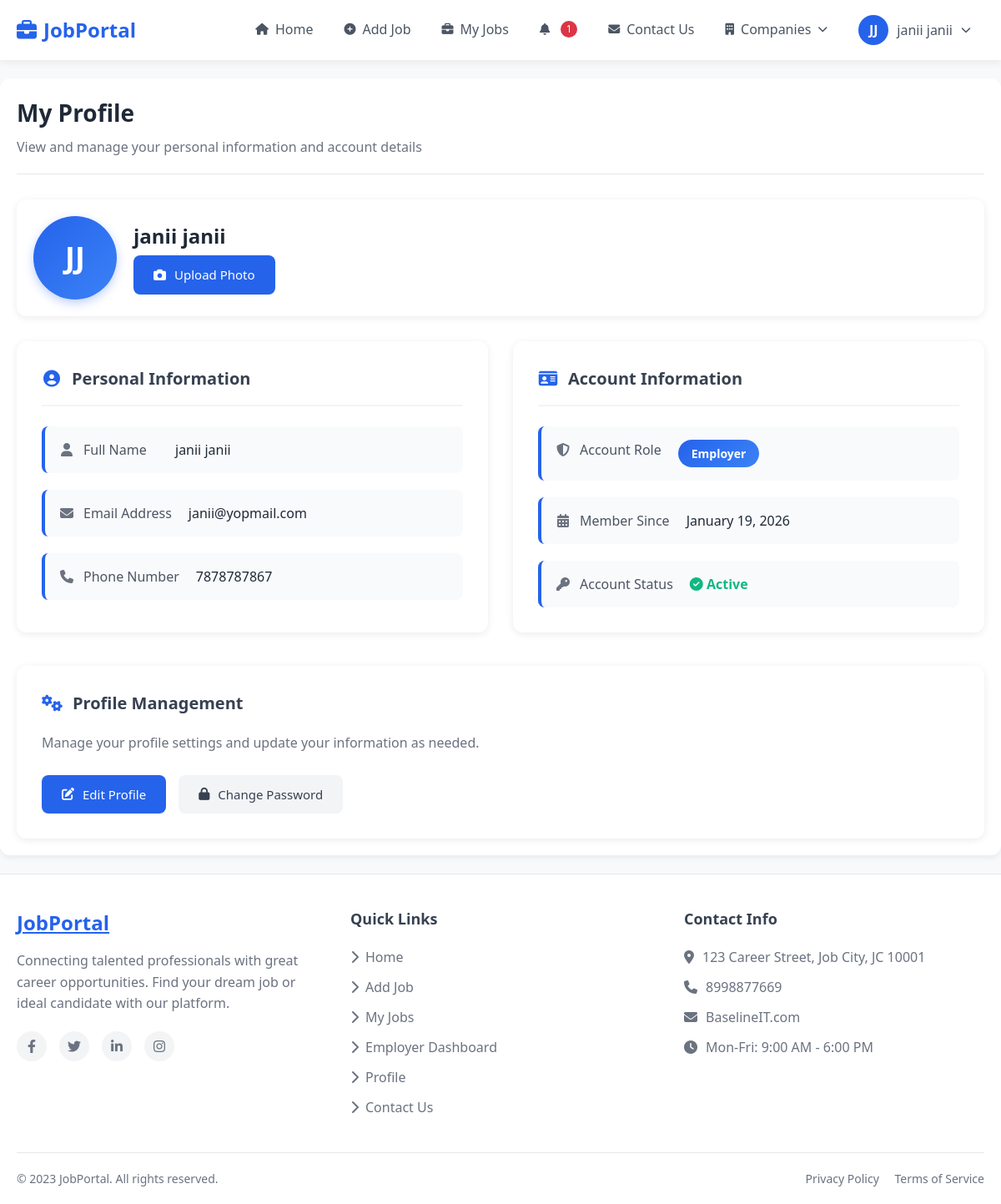
Page /accounts/profile/ (signed in) on the committed database.
### accounts/models.py (models this page shows)
class User(AbstractUser):
    ROLE_CHOICES = (
        ('admin', 'Admin'),
        ('jobseeker', 'Job Seeker'),
        ('employer', 'Employer'),
    )
    email = models.EmailField(unique=True)
    phone = models.CharField(max_length=15)
    role = models.CharField(max_length=20, choices=ROLE_CHOICES)
    is_email_verified = models.BooleanField(default=False)
    otp = models.CharField(max_length=6, blank=True, null=True)
    profile_image = models.ImageField(
        upload_to='profile_images/',
        blank=True,
        null=True
    )
    USERNAME_FIELD = 'email'
    REQUIRED_FIELDS = ['username']

### accounts/views.py (the view)
# urls.py: path('profile/', profile_view, name='profile'),
@login_required
def profile_view(request):
    return render(request, 'accounts/profile.html')

### templates/accounts/profile.html (shortened to what this page needs)
{% extends 'base.html' %}
{% block content %}
<div class="profile-container">
    <div class="profile-header">
        <h2>My Profile</h2>
        <p>View and manage your personal information and account details</p>
    </div>
        <div class="profile-avatar-section">
        <div>
            {% if request.user.profile_image %}
                <img src="{{ request.user.profile_image.url }}"
                    class="avatar-large"
                    style="object-fit: cover;">
            {% else %}
                <div class="avatar-large">
                    {{ request.user.first_name|first|upper }}{{ request.user.last_name|first|upper }}
                </div>
            {% endif %}
        </div>
        <div class="avatar-info">
            <h3>{{ request.user.first_name }} {{ request.user.last_name }}</h3>
            <form method="POST"
                action="{% url 'upload_profile_image' %}"
                enctype="multipart/form-data">
                <label for="profileImageInput" class="btn btn-primary">
                    <i class="fas fa-camera"></i> Upload Photo
                </label>
            </form>
        </div>
    </div>
    <div class="profile-content">
        <div class="profile-card personal-info-card">
            <div class="card-title">
                <i class="fas fa-user-circle"></i>
                Personal Information
            </div>
            <div class="info-item">
                <div class="info-label">
                    <i class="fas fa-user"></i>
                    Full Name
                </div>
                <div class="info-value">
                    {{ request.user.first_name }} {{ request.user.last_name }}
                </div>
            </div>
            <div class="info-item">
                <div class="info-label">
                    <i class="fas fa-envelope"></i>
                    Email Address
                </div>
                <div class="info-value">
                    {{ request.user.email }}
                </div>
            </div>
            <div class="info-item">
                <div class="info-label">
                    <i class="fas fa-phone"></i>
                    Phone Number
                </div>
                <div class="info-value">
                    {{ request.user.phone|default:"Not provided" }}
                </div>
            </div>
        </div>
        <div class="profile-card account-info-card">
            <div class="card-title">
                <i class="fas fa-id-card"></i>
                Account Information
            </div>
            <div class="info-item">
                <div class="info-label">
                    <i class="fas fa-shield-alt"></i>
                    Account Role
                </div>
                <div class="info-value">
                    <span class="role-badge">
                        {{ request.user.role }}
                    </span>
                </div>
            </div>
            <div class="info-item">
                <div class="info-label">
                    <i class="fas fa-calendar-alt"></i>
                    Member Since
                </div>
                <div class="info-value">
                    {% if request.user.date_joined %}
                        {{ request.user.date_joined|date:"F j, Y" }}
                    {% else %}
                        Not available
                    {% endif %}
                </div>
            </div>
            <div class="info-item">
                <div class="info-label">
                    <i class="fas fa-key"></i>
                    Account Status
                </div>
                <div class="info-value">
                    <span style="color: #10b981; font-weight: 600;">
                        <i class="fas fa-check-circle"></i> Active
                    </span>
                </div>
            </div>
        </div>
    </div>
    <div class="profile-actions">
        <div class="actions-title">
            <i class="fas fa-cogs"></i>
            Profile Management
        </div>
        <p style="color: #6b7280; margin-bottom: 20px; line-height: 1.6;">
            Manage your profile settings and update your information as needed.
        </p>
        <div class="action-buttons">
            <a href="/accounts/profile/edit/" class="btn btn-primary">
                <i class="fas fa-edit"></i>
                Edit Profile
            </a>
            <a href="/accounts/password/change/" class="btn btn-secondary">
                <i class="fas fa-lock"></i>
                Change Password
            </a>
        </div>
    </div>
</div>
{% endblock %}

### templates/base.html (shortened to what this page needs)
<!DOCTYPE html>
<html lang="en">
<head>
    <link rel="stylesheet" href="https://cdnjs.cloudflare.com/ajax/libs/font-awesome/6.4.0/css/all.min.css">
</head>
<body class="{% if user.is_authenticated and user.is_superuser %}admin-logged-in{% endif %}">
    {% if not user.is_authenticated or not user.is_superuser %}
    <nav class="navbar">
        <div class="nav-container">
            <a href="/" class="logo">
                <i class="fas fa-briefcase logo-icon"></i>
                <span>JobPortal</span>
            </a>
            <ul class="nav-menu" id="navMenu">
                <li class="nav-item">
                    <a href="/" class="nav-link">
                        <i class="fas fa-home"></i>
                        <span>Home</span>
                    </a>
                </li>
                {% if user.is_authenticated %}
                    {% if user.role == 'job_seeker' %}
                    <li class="nav-item">
                        <a href="/applications/status/" class="nav-link">
                            <i class="fas fa-clipboard-check"></i>
                            <span>Applied Jobs</span>
                        </a>
                    </li>
                    <li class="nav-item">
                        <a href="/aboutus/" class="nav-link">
                            <i class="fas fa-info-circle"></i>
                            <span>About Us</span>
                        </a>
                    </li>
                    {% elif user.role == 'employer' %}
                    <li class="nav-item">
                        <a href="/jobs/post/" class="nav-link">
                            <i class="fas fa-plus-circle"></i>
                            <span>Add Job</span>
                        </a>
                    </li>
                    <li class="nav-item">
                        <a href="/jobs/my_jobs/" class="nav-link">
                            <i class="fas fa-briefcase"></i>
                            <span>My Jobs</span>
                        </a>
                    </li>
                    {% endif %}
                    {% if user.role == 'employer' %}
                    <li class="nav-item">
                        <a href="/applications/notifications/" class="nav-link" title="Notifications">
                            <i class="fas fa-bell"></i>
                            {% if notif_count > 0 %}
                            <span class="notification-badge">{{ notif_count }}</span>
                            {% endif %}
                        </a>
                    </li>
                    {% endif %}
                {% endif %}
                {% if user.is_authenticated %}
                <li class="nav-item">
                    <a href="/applications/contactus/" class="nav-link">
                        <i class="fas fa-envelope"></i>
                        <span>Contact Us</span>
                    </a>
                </li>
                {% endif %}
                <li class="nav-item user-dropdown">
                <a href="#" class="nav-link">
                    <i class="fas fa-building"></i>
                    <span>Companies</span>
                    <i class="fas fa-chevron-down" style="font-size:12px;"></i>
                </a>
            </li>
                {% if user.is_authenticated %}
                <li class="nav-item user-dropdown">
                    <div class="user-toggle">
                        <div class="user-avatar">
                            {{ user.first_name|first|upper }}{{ user.last_name|first|upper }}
                        </div>
                        <span>{{ user.first_name }} {{ user.last_name }}</span>
                        <i class="fas fa-chevron-down" style="font-size: 12px;"></i>
                    </div>
                </li>
                {% endif %}
            </ul>
        </div>
    </nav>
    {% endif %}
    <div class="container mt-4">
        {% block content %}{% endblock %}
    </div>
    <footer class="footer">
        <div class="footer-container">
            <div class="footer-content">
                <div class="footer-section">
                    <a href="/" class="footer-logo">JobPortal</a>
                    <p class="footer-about">
                        Connecting talented professionals with great career opportunities.
                        Find your dream job or ideal candidate with our platform.
                    </p>
                    <div class="social-icons">
                        <a href="#" class="social-icon">
                            <i class="fab fa-facebook-f"></i>
                        </a>
                        <a href="#" class="social-icon">
                            <i class="fab fa-twitter"></i>
                        </a>
                        <a href="#" class="social-icon">
                            <i class="fab fa-linkedin-in"></i>
                        </a>
                        <a href="#" class="social-icon">
                            <i class="fab fa-instagram"></i>
                        </a>
                    </div>
                </div>
                <div class="footer-section">
                    <h3 class="footer-heading">Quick Links</h3>
                    <ul class="footer-links">
                        <li><a href="/"><i class="fas fa-chevron-right"></i> Home</a></li>
                        {% if user.is_authenticated %}
                            {% if user.is_superuser %}
                            <li><a href="/admin/dashboard/"><i class="fas fa-chevron-right"></i> Admin Dashboard</a></li>
                            <li><a href="/jobs/list/"><i class="fas fa-chevron-right"></i> Search Jobs</a></li>
                            <li><a href="/applications/status/"><i class="fas fa-chevron-right"></i> Applied Jobs</a></li>
                            <li><a href="/jobs/post/"><i class="fas fa-chevron-right"></i> Add Job</a></li>
                            <li><a href="/jobs/my_jobs/"><i class="fas fa-chevron-right"></i> My Jobs</a></li>
                            <li><a href="/admin/accounts/user/"><i class="fas fa-chevron-right"></i> Manage Users</a></li>
                            {% else %}
                                {% if user.role == 'job_seeker' or not user.role %}
                                <li><a href="/applications/status/"><i class="fas fa-chevron-right"></i> Applied Jobs</a></li>
                                <li><a href="/aboutus/"><i class="fas fa-chevron-right"></i> About Us</a></li>
                                <li><a href="/seeker/dashboard/"><i class="fas fa-chevron-right"></i> Job Seeker Dashboard</a></li>
                                {% elif user.role == 'employer' %}
                                <li><a href="/jobs/post/"><i class="fas fa-chevron-right"></i> Add Job</a></li>
                                <li><a href="/jobs/my_jobs/"><i class="fas fa-chevron-right"></i> My Jobs</a></li>
                                <li><a href="/"><i class="fas fa-chevron-right"></i> Employer Dashboard</a></li>
                                {% endif %}
                            {% endif %}
                            <li><a href="/accounts/profile/"><i class="fas fa-chevron-right"></i> Profile</a></li>
                            <li><a href="/applications/contactus/"><i class="fas fa-chevron-right"></i> Contact Us</a></li>
                        {% endif %}
                    </ul>
                </div>
                <div class="footer-section">
                    <h3 class="footer-heading">Contact Info</h3>
                    <div class="footer-contact">
                        <p><i class="fas fa-map-marker-alt"></i> 123 Career Street, Job City, JC 10001</p>
                        <p><i class="fas fa-phone"></i> 8998877669</p>
                        <p><i class="fas fa-envelope"></i> BaselineIT.com</p>
                        <p><i class="fas fa-clock"></i> Mon-Fri: 9:00 AM - 6:00 PM</p>
                    </div>
                </div>
            </div>
            <div class="footer-bottom">
                <p>&copy; 2023 JobPortal. All rights reserved.</p>
                <div>
                    <a href="#" style="color: #6b7280; margin-right: 15px; text-decoration: none;">Privacy Policy</a>
                    <a href="#" style="color: #6b7280; text-decoration: none;">Terms of Service</a>
                </div>
            </div>
        </div>
    </footer>
</body>
</html>

### rows in the picture
User: first_name|first "J", last_name|first "J", first_name "janii", last_name "janii", user.first_name|first "J", user.last_name|first "J", user.first_name "janii", user.last_name "janii", user.email "janii@yopmail.com", user.phone "7878787867", user.role "Employer", user.date_joined "January 19, 2026"

### other values in the picture
{{ notif_count }} "1"
